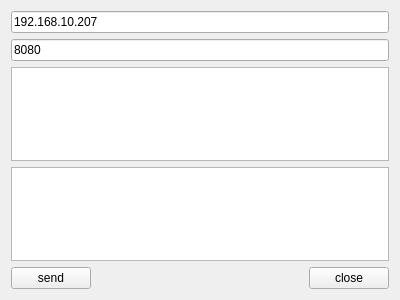
<?xml version="1.0" encoding="UTF-8"?>
<ui version="4.0">
 <class>ServerWidget</class>
 <widget class="QWidget" name="ServerWidget">
  <property name="geometry">
   <rect>
    <x>0</x>
    <y>0</y>
    <width>400</width>
    <height>300</height>
   </rect>
  </property>
  <property name="windowTitle">
   <string>服务器（8888）</string>
  </property>
  <layout class="QVBoxLayout" name="verticalLayout">
   <item>
    <widget class="QLineEdit" name="lineEdit_ip">
     <property name="text">
      <string>192.168.10.207</string>
     </property>
     <property name="placeholderText">
      <string>IP地址</string>
     </property>
    </widget>
   </item>
   <item>
    <widget class="QLineEdit" name="lineEdit_port">
     <property name="text">
      <string>8080</string>
     </property>
     <property name="placeholderText">
      <string>端口号</string>
     </property>
    </widget>
   </item>
   <item>
    <widget class="QTextEdit" name="textEdit_read"/>
   </item>
   <item>
    <widget class="QTextEdit" name="textEdit_write"/>
   </item>
   <item>
    <layout class="QHBoxLayout" name="horizontalLayout">
     <item>
      <widget class="QPushButton" name="btn_send">
       <property name="text">
        <string>send</string>
       </property>
      </widget>
     </item>
     <item>
      <spacer name="horizontalSpacer">
       <property name="orientation">
        <enum>Qt::Horizontal</enum>
       </property>
       <property name="sizeHint" stdset="0">
        <size>
         <width>40</width>
         <height>20</height>
        </size>
       </property>
      </spacer>
     </item>
     <item>
      <widget class="QPushButton" name="btn_close">
       <property name="text">
        <string>close</string>
       </property>
      </widget>
     </item>
    </layout>
   </item>
  </layout>
 </widget>
 <resources/>
 <connections/>
</ui>
